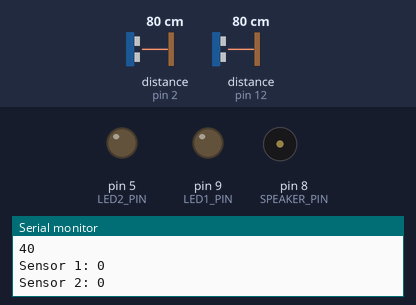
The sketch below on a simulated Arduino Uno, built with avr-gcc and run on an emulated ATmega328P. On the bench: output pins drawn as LEDs (lit = HIGH), buzzer (waves = sounding), the last lines printed to the serial monitor. Inputs (shaded band) come from the test bench; at power-on: distance to the obstacle (sensors on pin 12, pin 2) 80 cm. The echo pulse lasts 58.3 µs per cm.

Above: at 1.2 s.
1.3 s: distance to the obstacle (sensor on pin 12) set to 56 cm
4.3 s: distance to the obstacle (sensor on pin 12) set to 46 cm
At 6.76 s:
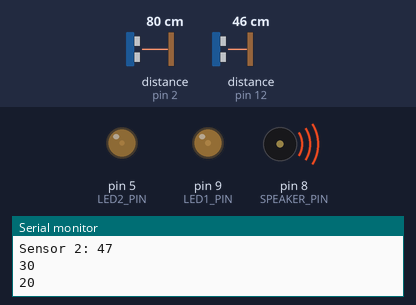
7.3 s: distance to the obstacle (sensor on pin 2) set to 35 cm
Timing chart, 0 to 16.3 s (numbered marks = the images above; inputs shaded):
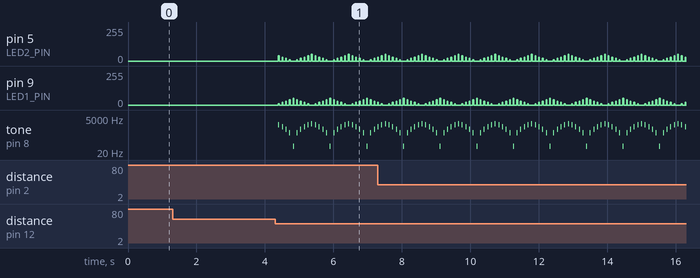

Measured:
- the behaviour switches between 51 and 50 cm on distance to the obstacle (sensor on pin 12) (found by bisection; images 0 and 1)

The sketch:

glow.ino
```cpp
// (licence header left out)
/*
 * NewPing library wiki
 * https://bitbucket.org/teckel12/arduino-new-ping/wiki/Home
 *
 * Unfortunatelly, it conflicts with the Tone library.  I
 * just put "TIMER_ENABLED false" in NewPing.h
 */
#include <NewPing.h>

#define DELAY		20

#define LED1_PIN	9
#define LED2_PIN	5
#define SPEAKER_PIN	8

/* HC-SR04 Ultrasonic Sensors PINs */

#define SENSOR1_TRIG	3
#define SENSOR1_ECHO	2
#define SENSOR2_TRIG	11
#define SENSOR2_ECHO	12

#define INTENSITY_MAX	50
#define DISTANCE	100

int intensity1;
int intensity2;
int increment1;
int increment2;
int step = 10;

int loop_count = 0;

NewPing sonar1(SENSOR1_TRIG, SENSOR1_ECHO, 50);
NewPing sonar2(SENSOR2_TRIG, SENSOR2_ECHO, 50);

/*
 * Bootstrap
 */
void
setup() {
  Serial.begin(9600);
  Serial.print("*");

  pinMode(LED1_PIN, OUTPUT);
  pinMode(LED2_PIN, OUTPUT);

  intensity1 = 0;
  increment1 = step;

  intensity2 = INTENSITY_MAX;
  increment2 = -1 * step;
}

void
loop() {
  int distance1 = 10000;
  int distance2 = 10000;

  loop_count++;

  if (loop_count / 5) {
    intensity1 += increment1;
    intensity2 += increment2;

    Serial.println(intensity1);
    Serial.println(intensity2);

    if (intensity1 >= INTENSITY_MAX)
      increment1 = -1 * step;
    else if (intensity1 <= 0)
      increment1 = step;

    if (intensity2 >= INTENSITY_MAX)
      increment2 = -1 * step;
    else if (intensity2 <= 0)
      increment2 = step;

    distance1 = sonar1.ping_cm();
    Serial.print("Sensor 1: ");
    Serial.println(distance1);

    distance2 = sonar2.ping_cm();
    Serial.print("Sensor 2: ");
    Serial.println(distance2);

    loop_count = 0;
  }
  if ((distance1 && distance1 < DISTANCE) ||
      (distance2 && distance2 < DISTANCE)) {
    analogWrite(LED1_PIN, intensity1);
    analogWrite(LED2_PIN, intensity2);

    tone(SPEAKER_PIN, map(intensity2, 0, INTENSITY_MAX, 50, 2000));
    delay(DELAY);
    noTone(SPEAKER_PIN);

    analogWrite(LED1_PIN, 0);
    analogWrite(LED2_PIN, 0);
  } else
    delay(DELAY);
}

/* EOF */
```
